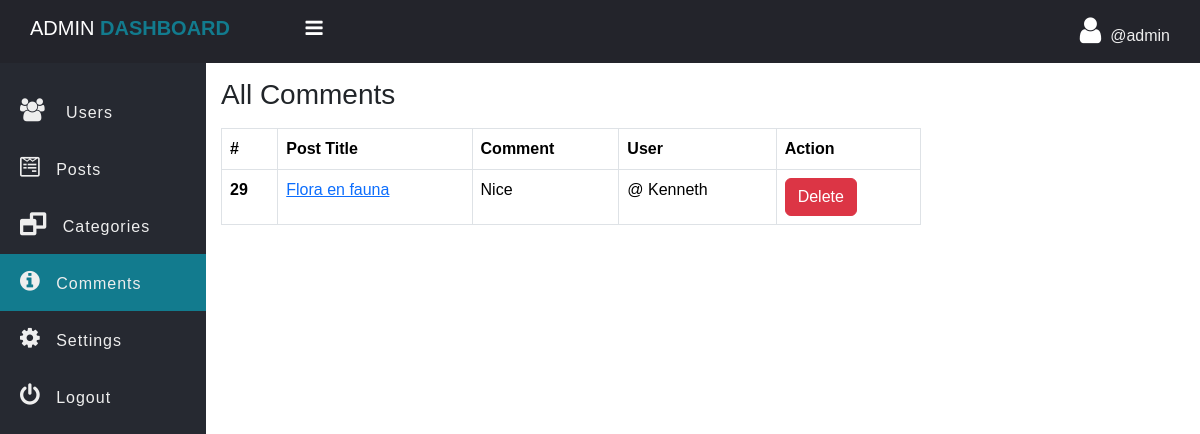
Page /admin/comment.php (signed in) on the committed database.
### tables this page shows
CREATE TABLE `comment` (
  `comment_id` int(11) NOT NULL,
  `comment` varchar(255) NOT NULL,
  `user_id` int(11) NOT NULL,
  `post_id` int(11) NOT NULL,
  `crated_at` datetime NOT NULL DEFAULT current_timestamp()
);

CREATE TABLE `post` (
  `post_id` int(11) NOT NULL,
  `post_title` varchar(127) NOT NULL,
  `post_text` text NOT NULL,
  `category` int(11) NOT NULL,
  `publish` int(2) NOT NULL DEFAULT 1,
  `cover_url` varchar(255) NOT NULL DEFAULT 'default.jpg',
  `crated_at` datetime NOT NULL DEFAULT current_timestamp()
);

CREATE TABLE `users` (
  `id` int(11) NOT NULL,
  `fname` varchar(255) NOT NULL,
  `username` varchar(255) NOT NULL,
  `password` varchar(255) NOT NULL
);

### admin/data/comment.php (called while the page is built, shortened)
<?php
function getAllComment($conn){
   $sql = "SELECT * FROM comment";
   $stmt = $conn->prepare($sql);
   $stmt->execute();
   if($stmt->rowCount() >= 1){
   	   $data = $stmt->fetchAll();
   	   return $data;
   }else {
   	 return 0;
   }
}

### admin/data/post.php (called while the page is built, shortened)
<?php
function getByIdDeep($conn, $id) {
    $sql = "SELECT * FROM post WHERE post_id=?";
    $stmt = $conn->prepare($sql);
    $stmt->execute([$id]);
    if ($stmt->rowCount() >= 1) {
        $data = $stmt->fetch();
        return $data;
    }else {
        return 0;
    }
}
function getUserByID($conn, $id) {
    $sql = "SELECT id, fname, username FROM users WHERE id=?";
    $stmt = $conn->prepare($sql);
    $stmt->execute([$id]);
    if ($stmt->rowCount() >= 1) {
        $data = $stmt->fetch();
        return $data;
    } else {
        return 0;
    }
}

### admin/comment.php (the view, shortened to what this page needs)
<?php
if (isset($_SESSION['admin_id']) && isset($_SESSION['username'])) {
 ?>
<!DOCTYPE html>
<html>
<head>
	<link rel="stylesheet" href="https://stackpath.bootstrapcdn.com/font-awesome/4.7.0/css/font-awesome.min.css">
    <link href="https://cdn.jsdelivr.net/npm/bootstrap@5.3.3/dist/css/bootstrap.min.css" rel="stylesheet">
	<link rel="stylesheet" href="../css/side-bar.css">
	<link rel="stylesheet" href="../css/style.css">
</head>
<body>
	<?php
        include "inc/side-nav.php";
		include_once("data/comment.php");
        include_once("data/post.php");
		include_once("../db_conn.php");
		$comments = getAllComment($conn);
    ?>
    <div class="main-table">
		<h3 class="mb-3">All Comments
        <a href="post-add.php" class="btn btn-success" hidden="true"></a></h3>
		<?php if ($comments != 0) { ?>
		<table class="table t1 table-bordered">
			<thead>
				<tr>
					<th scope="col">#</th>
					<th scope="col">Post Title</th>
                    <th scope="col">Comment</th>
                    <th scope="col">User</th>
					<th scope="col">Action</th>
				</tr>
			</thead>
			<tbody>
				<?php foreach ($comments as $comment) { ?>
				<tr>
					<th scope="row"><?=$comment['comment_id'] ?></th>
					<td>
						<a href="single_post.php?post_id=<?=$comment['post_id'] ?>">
						<?php
						$p = getByIdDeep($conn, $comment['post_id']);
						echo $p['post_title']; ?></a>
                    </td>
					<td>
						<?=$comment['comment']?>
					</td>
					<td>
						<?php
						$u = getUserByID($conn, $comment['user_id']);
						echo '@ '.$u['username']; ?>
					</td>
					<td>
						<a href="comment-delete.php?comment_id=<?=$comment['comment_id'] ?>" class="btn btn-danger">Delete</a>
					</td>
				</tr>
				<?php } ?>
			</tbody>
		</table>
		<?php }else{ ?>
			<div class="alert alert-warning">
				Leeg!
			</div>
		<?php } ?>
	</div>
	</section>
	</div>
</body>
</html>
<?php }else {
	header("Location: ../admin-login.php");
	exit;
} ?>

### css/side-bar.css (style rules this page uses)
* { padding: 0; margin: 0; box-sizing: border-box; font-family: arial, sans-serif; }

### css/style.css (style rules this page uses)
body { overflow-y: scroll; }
.main-table .t1 { width: 90%; max-width: 700px; }

### rows in the picture
comment: comment_id "29", post.post_title "Flora en fauna", comment "Nice", user.username "Kenneth"

### other values in the picture
$_SESSION['username'] "admin"
